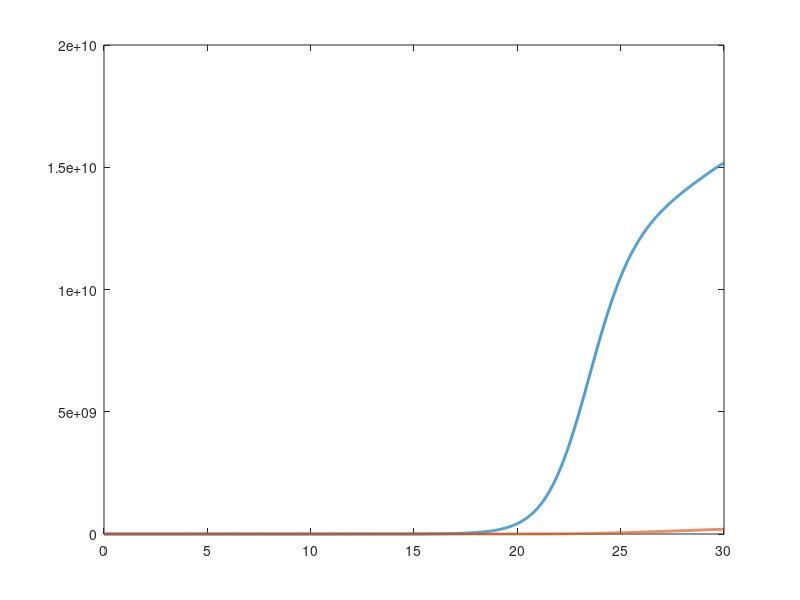

This figure's MATLAB source:
% this version has nicer outputs

close all;
clc;
clear all;

% set parameters
t_max = 30 * 24;   % 30 days = 720 hours
dt = 0.1; 
T = 0:dt:t_max; 

intravasation_rate = 0.0000001; % rate at which cancer cells invade vasculature
seeding_rate = 0.0001;
vasc_rate = 0.0014;  %?????
birth_rate = 1/24;
K0 = 15000; 
Kmax = 2500^3; 
Kdelta = (Kmax - K0)/(1-0);
CTC_death_rate = 1/24;  % Circulating Tumor Cells
r_MN = 0.001;
r_NM_min = 0.0001;

% create a single tumor site
tumor_site.birth_rate = birth_rate;
tumor_site.intravasation_rate = intravasation_rate;
tumor_site.vasc_rate = vasc_rate;
tumor_site.N = zeros(size(T)); % tumor cells
tumor_site.M = zeros(size(T)); % M tumor cells
tumor_site.K = K0*ones(size(T)); % carrying capacity 
tumor_site.B = zeros(size(T)); % blood vessels: range [0,1]; start at 0
tumor_site.r_NM = r_NM_min*ones(size(T));

clear tumor_sites;
tumor_sites(1) = tumor_site; 

CTC = zeros(size(T));    % Circulating Tumor Cells

number_of_mets = zeros(size(T)); 

% set its initial values
tumor_sites(1).N(1) = 1; 
tumor_sites(1).M(1) = 0; 
tumor_sites(1).K(1) = K0; 
tumor_sites(1).B(1) = 0.0; 

CTC(1) = 0; 

% step through time until done
for i=2:length(T)
    t = T(i); 
    
    % update CTC count
    CTC(i) = CTC(i-1) - dt*CTC_death_rate*CTC(i-1); 

    for j=1:length(tumor_sites)
        % update N cell count 
        tumor_sites(j).N(i) = tumor_sites(j).N(i-1) + dt*tumor_sites(j).birth_rate* ...
            tumor_sites(j).N(i-1)*(1 - tumor_sites(j).N(i-1)/tumor_sites(j).K(i-1))- ...
            dt*tumor_site.r_NM(i)*tumor_sites(j).N(i-1) + dt*r_MN*tumor_sites(j).M(i-1);
        
        % update M cell count 
        tumor_sites(j).M(i) = tumor_sites(j).M(i-1) + dt*tumor_site.r_NM(i)*...
            tumor_sites(j).N(i-1)- dt*r_MN*tumor_sites(j).M(i-1);
        
        % intravasation
            % calculate number of cells lost from cell M
            loss = dt*tumor_sites(j).intravasation_rate * ...
                tumor_sites(j).B(i-1) * tumor_sites(j).M(i-1);
            
            % update M cell count 
            tumor_sites(j).M(i) = tumor_sites(j).M(i) - loss;  
            CTC(i) = CTC(i) + loss;  % circ tumor cells += loss

        % update blood vessels
        tumor_sites(j).B(i) = tumor_sites(j).B(i-1) + dt*tumor_sites(j).vasc_rate;
        tumor_sites(j).B(i) = min(tumor_sites(j).B(i), 1.0);
        
        % update carrying capacity
        % tumor_sites(j).K(i) = K0 + tumor_sites(j).K(i) * (Kmax - K0);  %%%%% maybe need a coefficient
        tumor_sites(j).K(i) = K0 + Kdelta*tumor_sites(j).B(i);  %%%%% maybe need a coefficient
        
        % rate of vascularization increases when the tumor cell population
        % is closer to the current car-rying capacity
        if (tumor_sites(j).N(i) > 0.9*tumor_sites(j).K(i))   %%%%%%%%% 0.9
            % tumor_sites(j).vasc_rate = tumor_sites(j).vasc_rate + vasc_rate; %%%%% maybe need a coefficient
            tumor_sites(j).vasc_rate = tumor_sites(j).vasc_rate + 0.0001*tumor_sites(j).vasc_rate;
        end
        
        %  r_NM increases when (M+N) is close to carrying capacity,
        if ((tumor_sites(j).N(i)+ tumor_sites(j).M(i)) > 0.9*tumor_sites(j).K(i))
            tumor_site.r_NM(i) = tumor_site.r_NM(i) + 0.001*(tumor_sites(j).N(i)+...
                tumor_sites(j).M(i))/tumor_sites(j).K(i)*tumor_site.r_NM(i);
        end
                      
    end
    
    % check if we seed a new met
    r = rand(); 
    prob = dt*seeding_rate*CTC(i);
    if( r < prob )
        tumor_sites(end+1) = tumor_site; 
        tumor_sites(end).N(i) = 1; 
        tumor_sites(end).M(i) = 0;
        CTC(i) = CTC(i) - 1; 
        disp( sprintf('new metastasis at time %3.1f days! %u tumor sites' , T(i)/24 , length(tumor_sites) ))
    end
    
    % calculate the number of metastases 
    number_of_mets(i) = length( tumor_sites ) - 1; 
    
end

figure(1)
plot(T/24,tumor_sites(1).N,'LineWidth',2);
hold on;
plot(T/24,tumor_sites(1).M,'LineWidth',2);

